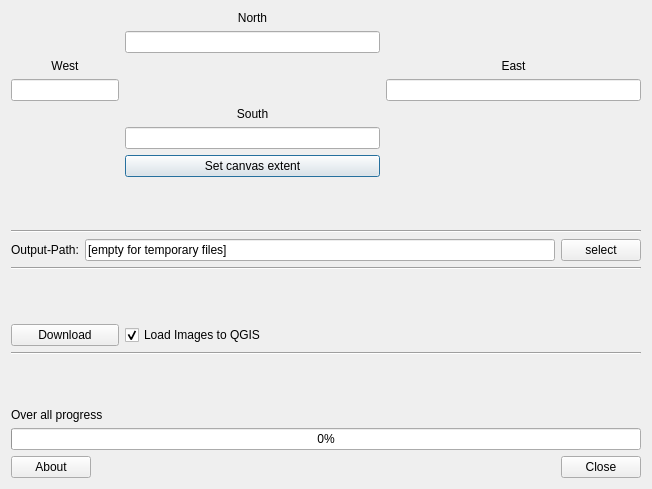
<?xml version="1.0" encoding="UTF-8"?>
<ui version="4.0">
 <class>SrtmDownloaderDialogBase</class>
 <widget class="QDialog" name="SrtmDownloaderDialogBase">
  <property name="geometry">
   <rect>
    <x>0</x>
    <y>0</y>
    <width>652</width>
    <height>489</height>
   </rect>
  </property>
  <property name="sizePolicy">
   <sizepolicy hsizetype="Preferred" vsizetype="Preferred">
    <horstretch>0</horstretch>
    <verstretch>0</verstretch>
   </sizepolicy>
  </property>
  <property name="windowTitle">
   <string>SRTM Downloader</string>
  </property>
  <layout class="QGridLayout" name="gridLayout">
   <item row="12" column="2">
    <widget class="QCheckBox" name="chk_load_image">
     <property name="text">
      <string>Load Images to QGIS</string>
     </property>
     <property name="checked">
      <bool>true</bool>
     </property>
    </widget>
   </item>
   <item row="1" column="0" colspan="2">
    <layout class="QVBoxLayout" name="verticalLayout">
     <item>
      <widget class="QLabel" name="label_2">
       <property name="text">
        <string>West</string>
       </property>
       <property name="alignment">
        <set>Qt::AlignCenter</set>
       </property>
      </widget>
     </item>
     <item>
      <widget class="QLineEdit" name="lne_west">
       <property name="maximumSize">
        <size>
         <width>300</width>
         <height>16777215</height>
        </size>
       </property>
      </widget>
     </item>
    </layout>
   </item>
   <item row="1" column="3">
    <layout class="QVBoxLayout" name="verticalLayout_2">
     <item>
      <widget class="QLabel" name="label_3">
       <property name="text">
        <string>East</string>
       </property>
       <property name="alignment">
        <set>Qt::AlignCenter</set>
       </property>
      </widget>
     </item>
     <item>
      <widget class="QLineEdit" name="lne_east"/>
     </item>
    </layout>
   </item>
   <item row="3" column="2">
    <widget class="QPushButton" name="btn_extent">
     <property name="text">
      <string>Set canvas extent</string>
     </property>
    </widget>
   </item>
   <item row="4" column="1">
    <spacer name="verticalSpacer_2">
     <property name="orientation">
      <enum>Qt::Vertical</enum>
     </property>
     <property name="sizeHint" stdset="0">
      <size>
       <width>20</width>
       <height>40</height>
      </size>
     </property>
    </spacer>
   </item>
   <item row="18" column="3">
    <widget class="QDialogButtonBox" name="button_box">
     <property name="orientation">
      <enum>Qt::Horizontal</enum>
     </property>
     <property name="standardButtons">
      <set>QDialogButtonBox::Close</set>
     </property>
    </widget>
   </item>
   <item row="17" column="0" colspan="4">
    <widget class="QProgressBar" name="overall_progressBar">
     <property name="value">
      <number>0</number>
     </property>
    </widget>
   </item>
   <item row="16" column="0" colspan="2">
    <widget class="QLabel" name="lbl_file_download">
     <property name="text">
      <string>Over all progress</string>
     </property>
    </widget>
   </item>
   <item row="15" column="0">
    <spacer name="verticalSpacer_4">
     <property name="orientation">
      <enum>Qt::Vertical</enum>
     </property>
     <property name="sizeHint" stdset="0">
      <size>
       <width>20</width>
       <height>40</height>
      </size>
     </property>
    </spacer>
   </item>
   <item row="12" column="0" colspan="2">
    <widget class="QPushButton" name="btn_download">
     <property name="text">
      <string>Download</string>
     </property>
    </widget>
   </item>
   <item row="18" column="0">
    <widget class="QPushButton" name="btn_about">
     <property name="maximumSize">
      <size>
       <width>80</width>
       <height>16777215</height>
      </size>
     </property>
     <property name="text">
      <string>About</string>
     </property>
    </widget>
   </item>
   <item row="5" column="0" colspan="4">
    <widget class="Line" name="line">
     <property name="orientation">
      <enum>Qt::Horizontal</enum>
     </property>
    </widget>
   </item>
   <item row="6" column="0" colspan="4">
    <layout class="QHBoxLayout" name="horizontalLayout">
     <item>
      <widget class="QLabel" name="label_5">
       <property name="text">
        <string>Output-Path:</string>
       </property>
      </widget>
     </item>
     <item>
      <widget class="QLineEdit" name="lne_SRTM_path">
       <property name="text">
        <string>[empty for temporary files]</string>
       </property>
      </widget>
     </item>
     <item>
      <widget class="QPushButton" name="btn_file_dialog">
       <property name="text">
        <string>select</string>
       </property>
      </widget>
     </item>
    </layout>
   </item>
   <item row="2" column="2">
    <layout class="QVBoxLayout" name="verticalLayout_3">
     <item>
      <widget class="QLabel" name="label_4">
       <property name="text">
        <string>South</string>
       </property>
       <property name="alignment">
        <set>Qt::AlignCenter</set>
       </property>
      </widget>
     </item>
     <item>
      <widget class="QLineEdit" name="lne_south"/>
     </item>
    </layout>
   </item>
   <item row="7" column="0" rowspan="2" colspan="4">
    <widget class="Line" name="line_2">
     <property name="orientation">
      <enum>Qt::Horizontal</enum>
     </property>
    </widget>
   </item>
   <item row="0" column="2">
    <layout class="QVBoxLayout" name="verticalLayout_4">
     <item>
      <widget class="QLabel" name="label">
       <property name="text">
        <string>North</string>
       </property>
       <property name="alignment">
        <set>Qt::AlignCenter</set>
       </property>
      </widget>
     </item>
     <item>
      <widget class="QLineEdit" name="lne_north"/>
     </item>
    </layout>
   </item>
   <item row="14" column="0" colspan="4">
    <widget class="Line" name="line_3">
     <property name="orientation">
      <enum>Qt::Horizontal</enum>
     </property>
    </widget>
   </item>
   <item row="11" column="0">
    <spacer name="verticalSpacer">
     <property name="orientation">
      <enum>Qt::Vertical</enum>
     </property>
     <property name="sizeHint" stdset="0">
      <size>
       <width>20</width>
       <height>40</height>
      </size>
     </property>
    </spacer>
   </item>
  </layout>
 </widget>
 <resources/>
 <connections>
  <connection>
   <sender>button_box</sender>
   <signal>accepted()</signal>
   <receiver>SrtmDownloaderDialogBase</receiver>
   <slot>accept()</slot>
   <hints>
    <hint type="sourcelabel">
     <x>20</x>
     <y>20</y>
    </hint>
    <hint type="destinationlabel">
     <x>20</x>
     <y>20</y>
    </hint>
   </hints>
  </connection>
  <connection>
   <sender>button_box</sender>
   <signal>rejected()</signal>
   <receiver>SrtmDownloaderDialogBase</receiver>
   <slot>reject()</slot>
   <hints>
    <hint type="sourcelabel">
     <x>20</x>
     <y>20</y>
    </hint>
    <hint type="destinationlabel">
     <x>20</x>
     <y>20</y>
    </hint>
   </hints>
  </connection>
 </connections>
</ui>
